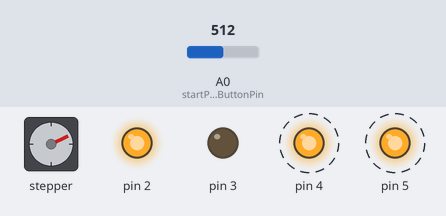
This sketch was run on a simulated Arduino Uno, built with avr-gcc and run on an emulated ATmega328P. Shown: stepper motor, output pins drawn as LEDs (lit = HIGH). Wiring (inferred from the names in the program): stepper motor (2048 steps per turn assumed): coils pin 6, pin 7, pin 8, pin 9. Dashed ring = blinking. Inputs (shaded band) come from the test bench; at power-on: A0 (startPosButtonPin) = 512. Pins used as bus, display or sensor lines are not drawn; what the sketch prints to the serial monitor is not drawn.

Above: at 1.2 s.
1.3 s: A0 (startPosButtonPin) set to 524
At 2.65 s:
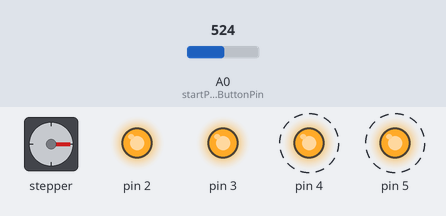
At 4.36 s:
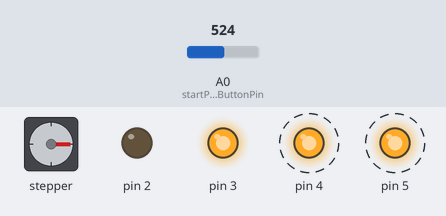
Timing chart, 0 to 10.3 s (numbered marks = the images above; inputs shaded):
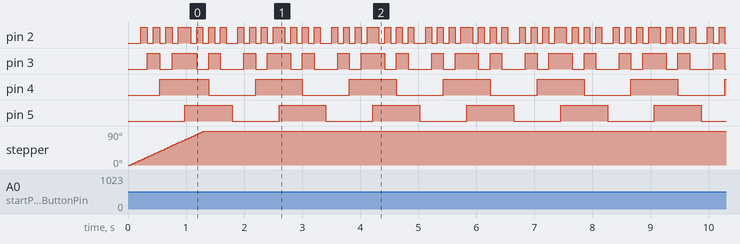

Measured:
- the behaviour switches between 512 and 513 on A0 (startPosButtonPin) (found by bisection; images 0 and 1)
- after the input at 1.3 s, stepper: stops changing and stays 90°
- by itself, pin 2: repeats every 1.6 s: LOW 0.10 s, HIGH 0.10 s, LOW 0.20 s, 3 × (HIGH 0.10 s, LOW 0.10 s), HIGH 0.20 s, 2 × (LOW 0.10 s, HIGH 0.10 s)
- by itself, pin 3: repeats every 1.6 s: LOW 0.40 s, HIGH 0.20 s, LOW 0.20 s, HIGH 0.40 s, LOW 0.20 s, HIGH 0.20 s
- by itself, pin 4, pin 5: alternates HIGH for 0.81 s and LOW for 0.81 s
- by itself, stepper: keeps turning clockwise at about 71°/s

The sketch:

TeamcityNotifier.ino
```cpp
#include <EtherCard.h>

//Pins:
//2-5 output leds
//6-9, a0 motor
//10-13 ethernet

#define START_LED 2
#define END_LED 5

#define STATUS_IDLE                   0
#define STATUS_NOIP_NEEDS_UPDATE      1
#define STATUS_WAITING_FOR_NOIP       2
#define STATUS_LISTENING              3
#define STATUS_ERROR                  99

static boolean ledState[16]={0,0,0,0,0,0,0,0,0,0,0,0,0,0,0,0};

//declare variables for the motor pins
int motorPin1 = 6;    // Blue   - 28BYJ48 pin 1
int motorPin2 = 7;    // Pink   - 28BYJ48 pin 2
int motorPin3 = 8;    // Yellow - 28BYJ48 pin 3
int motorPin4 = 9;    // Orange - 28BYJ48 pin 4
                        // Red    - 28BYJ48 pin 5 (VCC)
//motor positioning
int startPosButtonPin = A0;
int currentPosition = -1;
int requiredPosition = 0;

int motorSpeed = 1200;  //variable to set stepper speed
int maxSteps = 512;
int lookup[8] = {B01000, B01100, B00100, B00110, B00010, B00011, B00001, B01001};
///
#define ETHERNET_CS_PIN 10
static byte mymac[] = { 0x88,0x69,0x69,0x2D,0x30,0x31 };

//Hostname and authentication string
char noIP_host[] PROGMEM = "notifier.no-ip.org";
char noIP_auth[] PROGMEM = "bm90aWZpZXI6cGF0aHdpc2U="; //base64 notifier:pathwise
char noIP_web[] PROGMEM = "dynupdate.no-ip.com";

// Global variables
byte noIP_address[4];
byte actual_status;
static byte session_id;

#define BUF_SIZE 600
byte Ethernet::buffer[BUF_SIZE]; // tcp/ip send and receive buffer
BufferFiller bfill; //16b
char dataBuf[30];  //reduce size!

// store html header in flash to save memory
char httpHeader[] PROGMEM =
"HTTP/1.1 200 OK\r\n"
"Content-Type: text/html;\r\n"
"Connection: close\r\n"
"Cache-Control: no-cache\r\n"
"\r\n"
;

char httpErrorHeader[] PROGMEM =
"HTTP/1.1 404 Not Found\r\n"
"Content-Type: text/html;\r\n"
"Connection: close\r\n"
"Cache-Control: no-cache\r\n"
"\r\n"
;

int freeRam () {
  extern int __heap_start, *__brkval;
  int v;
  return (int) &v - (__brkval == 0 ? (int) &__heap_start : (int) __brkval);
}

void setup () {
  Serial.begin(57600);
  Serial.println(F("Initialising the Ethernet controller"));
  Serial.println(F("Free RAM:"));
  Serial.println(freeRam());
  //1841b

  if (!ether.begin(sizeof Ethernet::buffer, mymac, ETHERNET_CS_PIN))
    Serial.println(F("Failed to access Ethernet controller"));
  else
    Serial.println(F("Ethernet controller initialized"));

  Serial.println(F("Attempting to get an IP address using DHCP"));
  if (!ether.dhcpSetup())
    Serial.println(F("Failed to get configuration from DHCP"));
  else
    Serial.println(F("DHCP configuration done"));

  ether.printIp("IP:\t", ether.myip);
  //ether.printIp("Gateway:\t", ether.gwip);
  //ether.printIp("DNS:\t", ether.dnsip);
  Serial.println();

  actual_status = STATUS_LISTENING;
#if UPDATEIP
  actual_status = STATUS_NOIP_NEEDS_UPDATE;
#endif

  Serial.println(F("Main loop..."));

  for (byte pin=START_LED; pin<=END_LED; pin++)
  {
      pinMode(pin, OUTPUT);
      digitalWrite(pin, LOW);
  }
  //declare the motor pins as outputs
  pinMode(motorPin1, OUTPUT);
  pinMode(motorPin2, OUTPUT);
  pinMode(motorPin3, OUTPUT);
  pinMode(motorPin4, OUTPUT);

  setPosition(0);  //init motor position
}

byte ledCycleCombination[] = {0,1,2,3,4,5,6,7,15,14,13,12,11,10,9,8};
byte ledCombinationPos = 0;
long ledTime;
byte currentFailLed = -1;
boolean currentFailLedState = 0;

void ledLoop()
{
  long t = millis();
  boolean any = false;
  for (byte i=0; i<16; i++)
  {
    if (ledState[i])
    {
      any = true;
      if (currentFailLed==i)
      {
        if (!currentFailLedState)
        {
          writeLed(i);
          delayMicroseconds(2000);
        }
        if ((t - ledTime)>1000)
        {
          ledTime = t;
          currentFailLedState=!currentFailLedState;
        }
      }
      else
      {
         writeLed(i);
        delayMicroseconds(2000);
      }
    }
  }
  if (!any)
  {
    if ((t - ledTime)>100)
    {
      ledTime = t;
      if (ledCombinationPos >= sizeof ledCycleCombination)
      {
        ledCombinationPos = 0;
      }
      writeLed(ledCycleCombination[ledCombinationPos++]);
    }
  }
}

void writeLed(int val)
{
  digitalWrite(2, (val&1) ? HIGH : LOW);
  digitalWrite(3, (val&2) ? HIGH : LOW);
  digitalWrite(4, (val&4) ? HIGH : LOW);
  digitalWrite(5, (val&8) ? HIGH : LOW);
}


///////////// motor methods ///////////////////
int stepsToInit = 0;
void stepperLoop()
{
  if (currentPosition < 0)
  {
    if ((analogRead(startPosButtonPin)>512) && stepsToInit > 100)
    {
      currentPosition = 0;
      stepsToInit = 0;
    }
    else
    {
      anticlockwise();
      stepsToInit++;
    }
  }
  else
  {
    if (currentPosition < requiredPosition)
    {
      clockwise();
      currentPosition++;
    }
    else if (currentPosition > requiredPosition)
    {
      anticlockwise();
      currentPosition--;
    }
  }
}

void setPosition(int pos)
{
  if (pos < 0) pos = 0;
  if (pos > maxSteps) pos = maxSteps;
  requiredPosition = pos;
}

//////////////////////////////////////////////////////////////////////////////
//set pins to ULN2003 high in sequence from 1 to 4
//delay "motorSpeed" between each pin setting (to determine speed)
void clockwise()
{
  for(int i = 0; i < 8; i++)
  {
    setOutput(i);
    delayMicroseconds(motorSpeed);
  }
}

void anticlockwise()
{
  for(int i = 7; i >= 0; i--)
  {
    setOutput(i);
    delayMicroseconds(motorSpeed);
  }
}

void setOutput(int out)
{
  digitalWrite(motorPin1, bitRead(lookup[out], 0));
  digitalWrite(motorPin2, bitRead(lookup[out], 1));
  digitalWrite(motorPin3, bitRead(lookup[out], 2));
  digitalWrite(motorPin4, bitRead(lookup[out], 3));
}
//////// end motor methods ////////////////

static word okPage() {
  bfill = ether.tcpOffset();
  bfill.emit_p( PSTR ("$F$S"), httpHeader, "Ok");
  return bfill.position();
}

static word errorPage() {
  bfill = ether.tcpOffset();
  bfill.emit_p( PSTR ("$F$S"), httpErrorHeader, "Error");
  return bfill.position();
}

#if UPDATEIP

void updateNoIP() {
  Serial.println(F("No-ip DNS lookup..."));
  if (!ether.dnsLookup(noIP_web)) {
    Serial.println(F("Unable to resolve IP for no-ip"));
    actual_status = STATUS_ERROR;
  } else {
    ether.copyIp(noIP_address, ether.hisip);
    ether.printIp(" resolved to:\t", ether.hisip);
  }
  ////

  Serial.println(F("Updating NoIP..."));
  Stash::prepare(PSTR("GET /nic/update?hostname=$F&myip=$D.$D.$D.$D HTTP/1.0" "\r\n"
    "Host: $F" "\r\n"
    "Authorization: Basic $F" "\r\n"
    "User-Agent: NoIP_Client" "\r\n" "\r\n"),
  noIP_host, ether.myip[0], ether.myip[1], ether.myip[2], ether.myip[3], noIP_web, noIP_auth);
  ether.copyIp(ether.hisip, noIP_address);
  session_id = ether.tcpSend();

  // Wait for response or timeout...
  actual_status = STATUS_WAITING_FOR_NOIP;
}

void checkNoIPResponse() {
  const char* reply = ether.tcpReply(session_id);
  boolean done;

  if(reply != 0) {
    if(strstr(reply, "good") != 0) {
      Serial.println(F(" done!"));
      done = true;
    }
    else if(strstr(reply, "nochg") != 0) {
      Serial.println(F(" no change required!"));
      done = true;
    }
    else Serial.println(reply);

    if(done) {
      actual_status = STATUS_LISTENING;
    }
  }
}

#endif

void switchConfiguration(const char* data, byte state)
{
  if (ether.findKeyVal(data+5, dataBuf , sizeof dataBuf , "conf") > 0) {
      byte conf = atoi(dataBuf);
      if (conf>=0 && conf<=7)
      {
        Serial.print(conf, DEC);
        Serial.println(F(" conf received"));
        if (state)
        {
          ledState[conf] = 1;
          ledState[conf+8] = 0;
        }
        else
        {
          ledState[conf] = 0;
          ledState[conf+8] = 1;
          currentFailLed = conf+8;
          currentFailLedState = 0;
        }
        return ether.httpServerReply(okPage());
      }
    }
    Serial.println(F("received but conf not specified"));
    ether.httpServerReply(errorPage());

}

void setMotorSteps(const char* data)
{
  if (ether.findKeyVal(data+5, dataBuf , sizeof dataBuf , "steps") > 0) {
      int steps = atoi(dataBuf);
      Serial.print(steps, DEC);
      Serial.println(F(" steps"));
      setPosition(steps);
    }
}

void listenForRequests(word pos)
{
   if (pos) { //id data is received
    char* data = (char *) ether.tcpOffset();

    #if DEBUG       // display incoming data
      Serial.println(F("-------- Data received --------"));
      Serial.println(data);
      Serial.println(F("-------------------------------"));
    #endif

    // "on" command received
    if (strncmp( "GET /pass" , data , 9 ) == 0) {
      setMotorSteps(data);
      Serial.print(F("ON "));
      switchConfiguration(data, HIGH);
    }
    // "off" command received
    else if (strncmp( "GET /fail" , data , 9 ) == 0) {
      setMotorSteps(data);
      Serial.print(F("OFF "));
      switchConfiguration(data, LOW);
    }
    else if (strncmp( "GET /reinitMotor" , data , 15 ) == 0) {
      currentPosition = -1;
      ether.httpServerReply(okPage());
    }
    else if (strncmp( "GET /reset" , data , 10 ) == 0) {
      for (byte i=0;i<16;i++) ledState[i]=0;
      currentPosition = -1;
      setPosition(0);
      ether.httpServerReply(okPage());
    }
    else {
      ether.httpServerReply(errorPage());
    }
  }
}

void loop(){
  ledLoop();
  stepperLoop(); //motor loop
  // check if anything has come in via ethernet
  word len = ether.packetReceive();
  word pos = ether.packetLoop(len);

  switch(actual_status) {
#if UPDATEIP
    case STATUS_NOIP_NEEDS_UPDATE: updateNoIP(); break;
    case STATUS_WAITING_FOR_NOIP: checkNoIPResponse(); break;
#endif
    case STATUS_LISTENING: listenForRequests(pos); break;
  }
}
```
